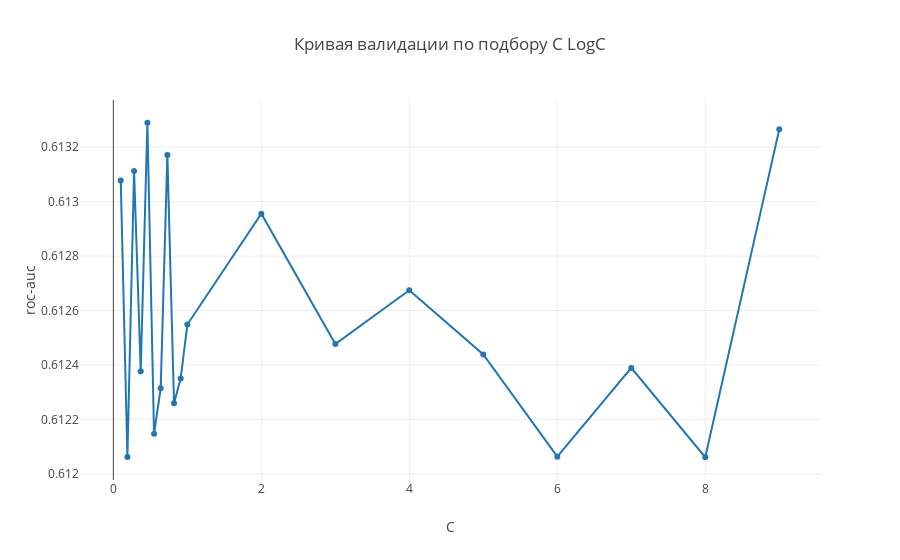

Notebook source saved alongside this figure:
### Code cell
trace1 = go.Scatter(
    x=range_C,
    y=scores_lg_c
)
data = [trace1]
layout = go.Layout(title = 'Кривая валидации по подбору C LogC',
          yaxis={'title':'roc-auc'}, xaxis={'title':'C'})

fig = go.Figure(data=data, layout=layout)
iplot(fig, show_link=False)

### Figure 1 — Plotly figure (JSON) as saved in the notebook; plotly's stock layout.template omitted (floating-point values rounded to 4 significant figures)
{"data": [{"type": "scatter", "uid": "e8cde454-a142-4ea2-bc76-0d6d68abe6f1", "x": [0.1, 0.19, 0.28, 0.37, 0.46, 0.55, 0.64, 0.73, 0.82, 0.91, 1, 2, 3, 4, 5, 6, 7, 8, 9], "y": [0.6131, 0.6121, 0.6131, 0.6124, 0.6133, 0.6121, 0.6123, 0.6132, 0.6123, 0.6124, 0.6125, 0.613, 0.6125, 0.6127, 0.6124, 0.6121, 0.6124, 0.6121, 0.6133]}], "layout": {"title": {"text": "Кривая валидации по подбору C LogC"}, "xaxis": {"title": {"text": "C"}}, "yaxis": {"title": {"text": "roc-auc"}}}}
